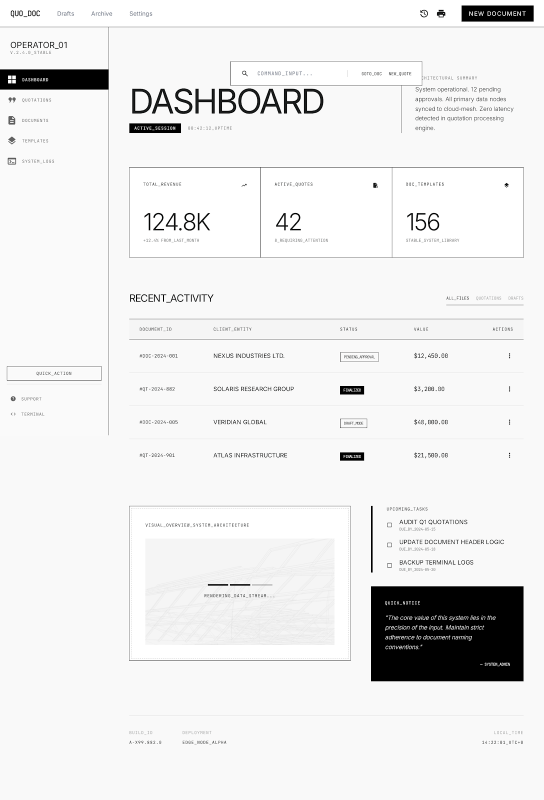
#> input picture design-reference-stitch/stitch_main_dashboard_overview/refined_b_w_minimal_dashboard/screen.png, 1088 x 1600 px (shown at 1/2 size)
$ python -i image_preprocessing.py   (imports and definitions only)
#> lines starting #> are read from the running program, lines starting #| are printed output that depends on the picture; after the words box and inside, x2 and y2 are one past the last pixel; in counts of white or black regions, pixels touching at a corner belong together
#> further down, picture is the input picture: shape (1600, 1088, 3); mean B, G, R 235.9, 235.9, 235.9
"""
Image preprocessing utilities using OpenCV
Enhances image quality for better OCR results
"""

import numpy as np
from PIL import Image
from io import BytesIO
from typing import Tuple, Optional


class ImagePreprocessor:
    """Preprocess images to improve OCR accuracy"""

    @staticmethod
    def _cv2():
        """
        Lazy import OpenCV so backend startup doesn't crash on incompatible builds.
        """
        import cv2

        return cv2

    # [123 lines left out: functions bytes_to_cv2, cv2_to_bytes, resize_image, convert_to_grayscale, apply_gaussian_blur, apply_adaptive_threshold and 2 more, not called in this run]

    @staticmethod
    def deskew(img: np.ndarray) -> np.ndarray:
        """
        Deskew the image by detecting and correcting rotation angle

        Args:
            img: Input image

        Returns:
            Deskewed image
        """
        cv2 = ImagePreprocessor._cv2()
        # Convert to grayscale if needed
        if len(img.shape) == 3:
            gray = cv2.cvtColor(img, cv2.COLOR_BGR2GRAY)
        else:
            gray = img.copy()

        # Apply threshold
        _, binary = cv2.threshold(gray, 0, 255, cv2.THRESH_BINARY + cv2.THRESH_OTSU)
#> binary: shape (1600, 1088); 94.8% white; 1478 black regions (1382 under 20 px), largest, box (x1, y1, x2, y2) and area: (742, 1173, 1047, 1363) 55760, (0, 139, 217, 179) 8300, (923, 11, 1067, 43) 4195

        # Invert image
        binary = cv2.bitwise_not(binary)
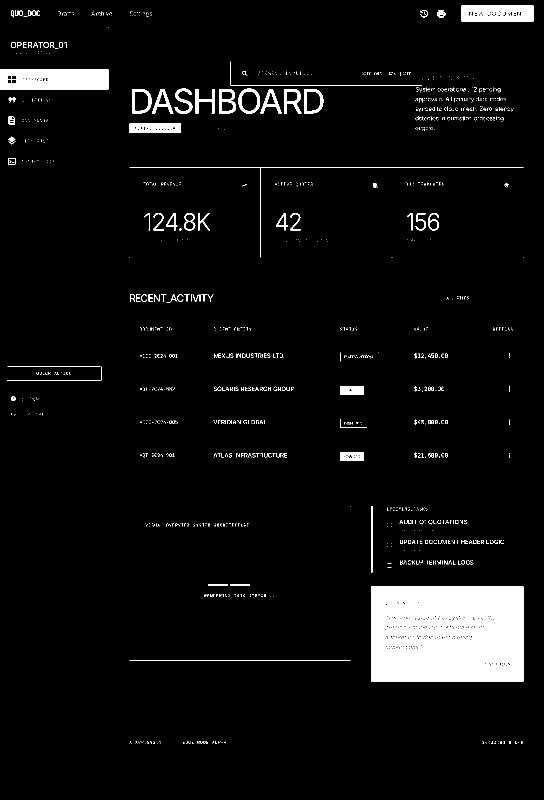
#> binary: shape (1600, 1088) (shown at 1/2 size); 5.2% white; 1478 white regions (1382 under 20 px), largest, box (x1, y1, x2, y2) and area: (742, 1173, 1047, 1363) 55760, (0, 139, 217, 179) 8300, (923, 11, 1067, 43) 4195

        # Find coordinates of all white pixels
        coords = np.column_stack(np.where(binary > 0))
#> coords = 90990 pairs, first value 11 to 1487, second value 0 to 1066

        if len(coords) == 0:
            return img

        # Calculate rotation angle
        angle = cv2.minAreaRect(coords)[-1]
#> angle = -90

        if angle < -45:
            angle = -(90 + angle)
#> angle = 0
        else:
            angle = -angle

        # Rotate image if angle is significant
        if abs(angle) > 0.5:  # Only rotate if angle is > 0.5 degrees
            (h, w) = img.shape[:2]
            center = (w // 2, h // 2)
            M = cv2.getRotationMatrix2D(center, angle, 1.0)
            rotated = cv2.warpAffine(
                img,
                M,
                (w, h),
                flags=cv2.INTER_CUBIC,
                borderMode=cv2.BORDER_REPLICATE
            )
            return rotated

        return img

    # [76 lines left out: functions enhance_contrast, preprocess_for_ocr, not called in this run]


# Singleton instance
image_preprocessor = ImagePreprocessor()

>>> import cv2
>>> picture = cv2.imread('../../../design-reference-stitch/stitch_main_dashboard_overview/refined_b_w_minimal_dashboard/screen.png')
>>> result = ImagePreprocessor().deskew(picture)
